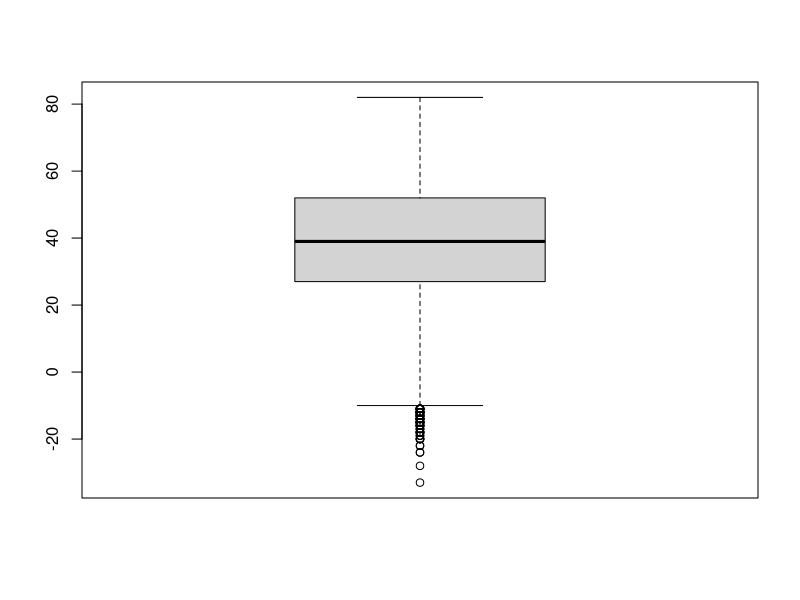
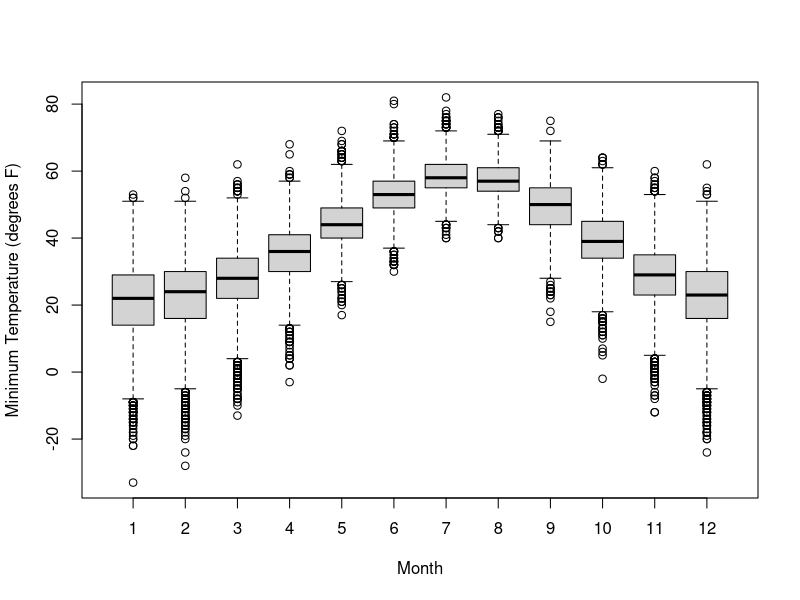
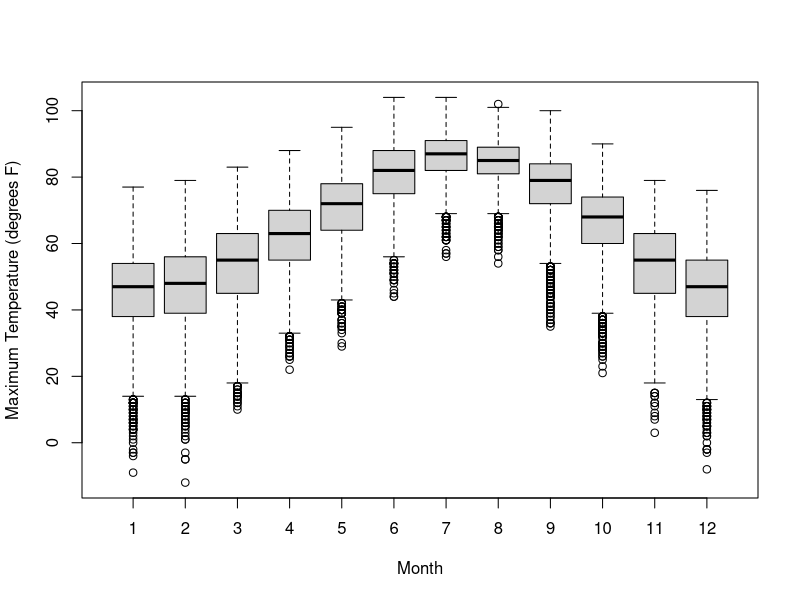

Generate these figures, in order, with R:
# # # # # # # # # # # # # # # # # # # # # # # # # # # # # # # # # # # # # # # # # # # # # # # # # # # # # # # # # # #
# BOX PLOTS

bd = read.csv("BoulderDaily.csv")

# We can create a simple boxplot of the temperatures:

# Whoops!  May need to reset graphics window:
# par( mfrow=c(1,1) )

boxplot( bd$tmin )

# What if we wanted to look at seasonal trends again?  Can we use boxplots?

boxplot( tmin ~ month, data=bd, xlab="Month", ylab="Minimum Temperature (degrees F)" )

# That's pretty cool!  It shows us the seasonality we saw before, and it also shows the
# smaller variability in the summer months.

boxplot( tmax ~ month, data=bd, xlab="Month", ylab="Maximum Temperature (degrees F)" )


# QUESTION!
# Are there temperature trends over year?